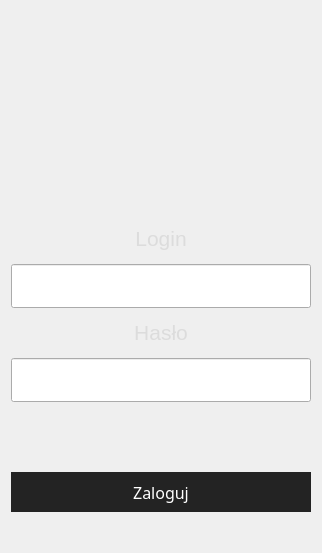
            <widget class="QWidget" name="page_login">
             <layout class="QHBoxLayout" name="horizontalLayout_8">
              <item>
               <widget class="QFrame" name="frame_login">
                <property name="minimumSize">
                 <size>
                  <width>300</width>
                  <height>531</height>
                 </size>
                </property>
                <property name="maximumSize">
                 <size>
                  <width>300</width>
                  <height>531</height>
                 </size>
                </property>
                <property name="frameShape">
                 <enum>QFrame::NoFrame</enum>
                </property>
                <property name="frameShadow">
                 <enum>QFrame::Raised</enum>
                </property>
                <layout class="QVBoxLayout" name="verticalLayout_6">
                 <property name="spacing">
                  <number>0</number>
                 </property>
                 <property name="leftMargin">
                  <number>0</number>
                 </property>
                 <property name="topMargin">
                  <number>10</number>
                 </property>
                 <property name="rightMargin">
                  <number>0</number>
                 </property>
                 <property name="bottomMargin">
                  <number>30</number>
                 </property>
                 <item>
                  <widget class="QLabel" name="user_icon">
                   <property name="text">
                    <string/>
                   </property>
                   <property name="pixmap">
                    <pixmap resource="resources.qrc">:/user_white.png</pixmap>
                   </property>
                   <property name="alignment">
                    <set>Qt::AlignCenter</set>
                   </property>
                  </widget>
                 </item>
                 <item>
                  <widget class="QLabel" name="login_label">
                   <property name="maximumSize">
                    <size>
                     <width>16777215</width>
                     <height>50</height>
                    </size>
                   </property>
                   <property name="text">
                    <string>&lt;!DOCTYPE HTML PUBLIC &quot;-//W3C//DTD HTML 4.0//EN&quot; &quot;http://www.w3.org/TR/REC-html40/strict.dtd&quot;&gt;
&lt;html&gt;&lt;head&gt;&lt;meta name=&quot;qrichtext&quot; content=&quot;1&quot; /&gt;&lt;style type=&quot;text/css&quot;&gt;
p, li { white-space: pre-wrap; }
&lt;/style&gt;&lt;/head&gt;&lt;body style=&quot; font-family:'MS Shell Dlg 2'; font-size:8pt; font-weight:400; font-style:normal;&quot;&gt;
&lt;p align=&quot;center&quot; style=&quot; margin-top:12px; margin-bottom:12px; margin-left:0px; margin-right:0px; -qt-block-indent:0; text-indent:0px;&quot;&gt;&lt;span style=&quot; font-size:16pt; font-family:'Montserrat'; color:#dcdcdc;&quot;&gt;Login&lt;/span&gt;&lt;/p&gt;&lt;/body&gt;&lt;/html&gt;</string>
                   </property>
                  </widget>
                 </item>
                 <item>
                  <widget class="QLineEdit" name="login">
                   <property name="styleSheet">
                    <string notr="true">QLineEdit{
	font-family: Montserrat;
	padding-left: 10px;
	padding-right: 10px;
	padding-top: 10px;
	padding-bottom: 10px;
	font-size: 14px;
	color: rgb(220, 220, 220);
}</string>
                   </property>
                   <property name="text">
                    <string/>
                   </property>
                  </widget>
                 </item>
                 <item>
                  <widget class="QLabel" name="password_label">
                   <property name="maximumSize">
                    <size>
                     <width>16777215</width>
                     <height>50</height>
                    </size>
                   </property>
                   <property name="text">
                    <string>&lt;!DOCTYPE HTML PUBLIC &quot;-//W3C//DTD HTML 4.0//EN&quot; &quot;http://www.w3.org/TR/REC-html40/strict.dtd&quot;&gt;
&lt;html&gt;&lt;head&gt;&lt;meta name=&quot;qrichtext&quot; content=&quot;1&quot; /&gt;&lt;style type=&quot;text/css&quot;&gt;
p, li { white-space: pre-wrap; }
&lt;/style&gt;&lt;/head&gt;&lt;body style=&quot; font-family:'MS Shell Dlg 2'; font-size:8pt; font-weight:400; font-style:normal;&quot;&gt;
&lt;p align=&quot;center&quot; style=&quot; margin-top:12px; margin-bottom:12px; margin-left:0px; margin-right:0px; -qt-block-indent:0; text-indent:0px;&quot;&gt;&lt;span style=&quot; font-family:'Montserrat'; font-size:16pt; color:#dcdcdc;&quot;&gt;Hasło&lt;/span&gt;&lt;/p&gt;&lt;/body&gt;&lt;/html&gt;</string>
                   </property>
                  </widget>
                 </item>
                 <item>
                  <widget class="QLineEdit" name="password">
                   <property name="styleSheet">
                    <string notr="true">QLineEdit{
	font-family: Montserrat;
	padding-left: 10px;
	padding-right: 10px;
	padding-top: 10px;
	padding-bottom: 10px;
	font-size: 14px;
	color: rgb(220, 220, 220);
}</string>
                   </property>
                   <property name="echoMode">
                    <enum>QLineEdit::Password</enum>
                   </property>
                  </widget>
                 </item>
                 <item>
                  <widget class="QFrame" name="login_filler">
                   <property name="maximumSize">
                    <size>
                     <width>16777215</width>
                     <height>70</height>
                    </size>
                   </property>
                   <property name="frameShape">
                    <enum>QFrame::NoFrame</enum>
                   </property>
                   <property name="frameShadow">
                    <enum>QFrame::Raised</enum>
                   </property>
                  </widget>
                 </item>
                 <item>
                  <widget class="QPushButton" name="login_btn">
                   <property name="minimumSize">
                    <size>
                     <width>0</width>
                     <height>40</height>
                    </size>
                   </property>
                   <property name="styleSheet">
                    <string notr="true">QPushButton {
	font-family: Montserrat;
	font-size: 16px;
	color: rgb(255, 255, 255);
	background-color: rgb(35, 35, 35);
	border: 0px solid;	
}
QPushButton:hover {
	background-color: rgb(85, 170, 255);
}</string>
                   </property>
                   <property name="text">
                    <string>Zaloguj</string>
                   </property>
                  </widget>
                 </item>
                </layout>
               </widget>
              </item>
             </layout>
            </widget>
